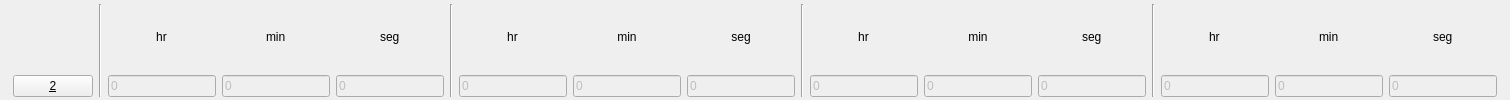
            <widget class="QGroupBox" name="groupbox2">
             <property name="styleSheet">
              <string notr="true">QGroupBox {
  border: 2px solid;
  border-color: rgba(255, 255, 255, 0);
}</string>
             </property>
             <property name="title">
              <string/>
             </property>
             <layout class="QHBoxLayout" name="horizontalLayout_104">
              <property name="topMargin">
               <number>2</number>
              </property>
              <property name="bottomMargin">
               <number>1</number>
              </property>
              <item>
               <layout class="QHBoxLayout" name="horizontalLayout_105">
                <item alignment="Qt::AlignBottom">
                 <widget class="QPushButton" name="valve2">
                  <property name="sizePolicy">
                   <sizepolicy hsizetype="Expanding" vsizetype="Fixed">
                    <horstretch>0</horstretch>
                    <verstretch>0</verstretch>
                   </sizepolicy>
                  </property>
                  <property name="text">
                   <string>&amp;2</string>
                  </property>
                  <property name="checkable">
                   <bool>true</bool>
                  </property>
                 </widget>
                </item>
                <item>
                 <widget class="Line" name="line_79">
                  <property name="orientation">
                   <enum>Qt::Vertical</enum>
                  </property>
                 </widget>
                </item>
                <item>
                 <layout class="QVBoxLayout" name="verticalLayout_251">
                  <item alignment="Qt::AlignHCenter">
                   <widget class="QLabel" name="label_255">
                    <property name="sizePolicy">
                     <sizepolicy hsizetype="Fixed" vsizetype="Preferred">
                      <horstretch>0</horstretch>
                      <verstretch>0</verstretch>
                     </sizepolicy>
                    </property>
                    <property name="text">
                     <string>hr</string>
                    </property>
                    <property name="alignment">
                     <set>Qt::AlignCenter</set>
                    </property>
                   </widget>
                  </item>
                  <item>
                   <widget class="QLineEdit" name="edit2_delayh">
                    <property name="enabled">
                     <bool>false</bool>
                    </property>
                    <property name="sizePolicy">
                     <sizepolicy hsizetype="Expanding" vsizetype="Fixed">
                      <horstretch>0</horstretch>
                      <verstretch>0</verstretch>
                     </sizepolicy>
                    </property>
                    <property name="styleSheet">
                     <string notr="true"/>
                    </property>
                    <property name="text">
                     <string>0</string>
                    </property>
                    <property name="placeholderText">
                     <string/>
                    </property>
                   </widget>
                  </item>
                 </layout>
                </item>
                <item>
                 <layout class="QVBoxLayout" name="verticalLayout_252">
                  <item alignment="Qt::AlignHCenter">
                   <widget class="QLabel" name="label_256">
                    <property name="sizePolicy">
                     <sizepolicy hsizetype="Fixed" vsizetype="Preferred">
                      <horstretch>0</horstretch>
                      <verstretch>0</verstretch>
                     </sizepolicy>
                    </property>
                    <property name="text">
                     <string>min</string>
                    </property>
                   </widget>
                  </item>
                  <item>
                   <widget class="QLineEdit" name="edit2_delaym">
                    <property name="enabled">
                     <bool>false</bool>
                    </property>
                    <property name="text">
                     <string>0</string>
                    </property>
                   </widget>
                  </item>
                 </layout>
                </item>
                <item>
                 <layout class="QVBoxLayout" name="verticalLayout_253">
                  <item alignment="Qt::AlignHCenter">
                   <widget class="QLabel" name="label_257">
                    <property name="sizePolicy">
                     <sizepolicy hsizetype="Preferred" vsizetype="Preferred">
                      <horstretch>0</horstretch>
                      <verstretch>0</verstretch>
                     </sizepolicy>
                    </property>
                    <property name="text">
                     <string>seg</string>
                    </property>
                   </widget>
                  </item>
                  <item>
                   <widget class="QLineEdit" name="edit2_delays">
                    <property name="enabled">
                     <bool>false</bool>
                    </property>
                    <property name="text">
                     <string>0</string>
                    </property>
                   </widget>
                  </item>
                 </layout>
                </item>
               </layout>
              </item>
              <item>
               <widget class="Line" name="line_80">
                <property name="orientation">
                 <enum>Qt::Vertical</enum>
                </property>
               </widget>
              </item>
              <item>
               <layout class="QHBoxLayout" name="horizontalLayout_106">
                <item>
                 <layout class="QVBoxLayout" name="verticalLayout_254">
                  <item alignment="Qt::AlignHCenter">
                   <widget class="QLabel" name="label_258">
                    <property name="sizePolicy">
                     <sizepolicy hsizetype="Fixed" vsizetype="Preferred">
                      <horstretch>0</horstretch>
                      <verstretch>0</verstretch>
                     </sizepolicy>
                    </property>
                    <property name="text">
                     <string>hr</string>
                    </property>
                    <property name="alignment">
                     <set>Qt::AlignCenter</set>
                    </property>
                   </widget>
                  </item>
                  <item>
                   <widget class="QLineEdit" name="edit2_onh">
                    <property name="enabled">
                     <bool>false</bool>
                    </property>
                    <property name="sizePolicy">
                     <sizepolicy hsizetype="Expanding" vsizetype="Fixed">
                      <horstretch>0</horstretch>
                      <verstretch>0</verstretch>
                     </sizepolicy>
                    </property>
                    <property name="styleSheet">
                     <string notr="true"/>
                    </property>
                    <property name="text">
                     <string>0</string>
                    </property>
                    <property name="placeholderText">
                     <string/>
                    </property>
                   </widget>
                  </item>
                 </layout>
                </item>
                <item>
                 <layout class="QVBoxLayout" name="verticalLayout_255">
                  <item alignment="Qt::AlignHCenter">
                   <widget class="QLabel" name="label_259">
                    <property name="sizePolicy">
                     <sizepolicy hsizetype="Fixed" vsizetype="Preferred">
                      <horstretch>0</horstretch>
                      <verstretch>0</verstretch>
                     </sizepolicy>
                    </property>
                    <property name="text">
                     <string>min</string>
                    </property>
                    <property name="alignment">
                     <set>Qt::AlignCenter</set>
                    </property>
                   </widget>
                  </item>
                  <item>
                   <widget class="QLineEdit" name="edit2_onm">
                    <property name="enabled">
                     <bool>false</bool>
                    </property>
                    <property name="sizePolicy">
                     <sizepolicy hsizetype="Expanding" vsizetype="Fixed">
                      <horstretch>0</horstretch>
                      <verstretch>0</verstretch>
                     </sizepolicy>
                    </property>
                    <property name="styleSheet">
                     <string notr="true"/>
                    </property>
                    <property name="text">
                     <string>0</string>
                    </property>
                    <property name="placeholderText">
                     <string/>
                    </property>
                   </widget>
                  </item>
                 </layout>
                </item>
                <item>
                 <layout class="QVBoxLayout" name="verticalLayout_256">
                  <item alignment="Qt::AlignHCenter">
                   <widget class="QLabel" name="label_260">
                    <property name="sizePolicy">
                     <sizepolicy hsizetype="Fixed" vsizetype="Preferred">
                      <horstretch>0</horstretch>
                      <verstretch>0</verstretch>
                     </sizepolicy>
                    </property>
                    <property name="text">
                     <string>seg</string>
                    </property>
                    <property name="alignment">
                     <set>Qt::AlignCenter</set>
                    </property>
                   </widget>
                  </item>
                  <item>
                   <widget class="QLineEdit" name="edit2_ons">
                    <property name="enabled">
                     <bool>false</bool>
                    </property>
                    <property name="sizePolicy">
                     <sizepolicy hsizetype="Expanding" vsizetype="Fixed">
                      <horstretch>0</horstretch>
                      <verstretch>0</verstretch>
                     </sizepolicy>
                    </property>
                    <property name="styleSheet">
                     <string notr="true"/>
                    </property>
                    <property name="text">
                     <string>0</string>
                    </property>
                    <property name="placeholderText">
                     <string/>
                    </property>
                   </widget>
                  </item>
                 </layout>
                </item>
               </layout>
              </item>
              <item>
               <widget class="Line" name="line_81">
                <property name="orientation">
                 <enum>Qt::Vertical</enum>
                </property>
               </widget>
              </item>
              <item>
               <layout class="QHBoxLayout" name="horizontalLayout_107">
                <item>
                 <layout class="QVBoxLayout" name="verticalLayout_257">
                  <item alignment="Qt::AlignHCenter">
                   <widget class="QLabel" name="label_261">
                    <property name="sizePolicy">
                     <sizepolicy hsizetype="Fixed" vsizetype="Preferred">
                      <horstretch>0</horstretch>
                      <verstretch>0</verstretch>
                     </sizepolicy>
                    </property>
                    <property name="text">
                     <string>hr</string>
                    </property>
                    <property name="alignment">
                     <set>Qt::AlignCenter</set>
                    </property>
                   </widget>
                  </item>
                  <item>
                   <widget class="QLineEdit" name="edit2_offh">
                    <property name="enabled">
                     <bool>false</bool>
                    </property>
                    <property name="sizePolicy">
                     <sizepolicy hsizetype="Expanding" vsizetype="Fixed">
                      <horstretch>0</horstretch>
                      <verstretch>0</verstretch>
                     </sizepolicy>
                    </property>
                    <property name="styleSheet">
                     <string notr="true"/>
                    </property>
                    <property name="text">
                     <string>0</string>
                    </property>
                    <property name="placeholderText">
                     <string/>
                    </property>
                   </widget>
                  </item>
                 </layout>
                </item>
                <item>
                 <layout class="QVBoxLayout" name="verticalLayout_258">
                  <item alignment="Qt::AlignHCenter">
                   <widget class="QLabel" name="label_262">
                    <property name="sizePolicy">
                     <sizepolicy hsizetype="Fixed" vsizetype="Preferred">
                      <horstretch>0</horstretch>
                      <verstretch>0</verstretch>
                     </sizepolicy>
                    </property>
                    <property name="text">
                     <string>min</string>
                    </property>
                    <property name="alignment">
                     <set>Qt::AlignCenter</set>
                    </property>
                   </widget>
                  </item>
                  <item>
                   <widget class="QLineEdit" name="edit2_offm">
                    <property name="enabled">
                     <bool>false</bool>
                    </property>
                    <property name="sizePolicy">
                     <sizepolicy hsizetype="Expanding" vsizetype="Fixed">
                      <horstretch>0</horstretch>
                      <verstretch>0</verstretch>
                     </sizepolicy>
                    </property>
                    <property name="styleSheet">
                     <string notr="true"/>
                    </property>
                    <property name="text">
                     <string>0</string>
                    </property>
                    <property name="placeholderText">
                     <string/>
                    </property>
                   </widget>
                  </item>
                 </layout>
                </item>
                <item>
                 <layout class="QVBoxLayout" name="verticalLayout_259">
                  <item alignment="Qt::AlignHCenter">
                   <widget class="QLabel" name="label_263">
                    <property name="sizePolicy">
                     <sizepolicy hsizetype="Fixed" vsizetype="Preferred">
                      <horstretch>0</horstretch>
                      <verstretch>0</verstretch>
                     </sizepolicy>
                    </property>
                    <property name="text">
                     <string>seg</string>
                    </property>
                   </widget>
                  </item>
                  <item>
                   <widget class="QLineEdit" name="edit2_offs">
                    <property name="enabled">
                     <bool>false</bool>
                    </property>
                    <property name="sizePolicy">
                     <sizepolicy hsizetype="Expanding" vsizetype="Fixed">
                      <horstretch>0</horstretch>
                      <verstretch>0</verstretch>
                     </sizepolicy>
                    </property>
                    <property name="styleSheet">
                     <string notr="true"/>
                    </property>
                    <property name="text">
                     <string>0</string>
                    </property>
                    <property name="placeholderText">
                     <string/>
                    </property>
                   </widget>
                  </item>
                 </layout>
                </item>
               </layout>
              </item>
              <item>
               <widget class="Line" name="line_82">
                <property name="orientation">
                 <enum>Qt::Vertical</enum>
                </property>
               </widget>
              </item>
              <item>
               <layout class="QHBoxLayout" name="horizontalLayout_108">
                <item>
                 <layout class="QVBoxLayout" name="verticalLayout_260">
                  <item alignment="Qt::AlignHCenter">
                   <widget class="QLabel" name="label_264">
                    <property name="sizePolicy">
                     <sizepolicy hsizetype="Fixed" vsizetype="Preferred">
                      <horstretch>0</horstretch>
                      <verstretch>0</verstretch>
                     </sizepolicy>
                    </property>
                    <property name="text">
                     <string>hr</string>
                    </property>
                   </widget>
                  </item>
                  <item>
                   <widget class="QLineEdit" name="edit2_totalh">
                    <property name="enabled">
                     <bool>false</bool>
                    </property>
                    <property name="sizePolicy">
                     <sizepolicy hsizetype="Expanding" vsizetype="Fixed">
                      <horstretch>0</horstretch>
                      <verstretch>0</verstretch>
                     </sizepolicy>
                    </property>
                    <property name="styleSheet">
                     <string notr="true"/>
                    </property>
                    <property name="text">
                     <string>0</string>
                    </property>
                    <property name="placeholderText">
                     <string/>
                    </property>
                   </widget>
                  </item>
                 </layout>
                </item>
                <item>
                 <layout class="QVBoxLayout" name="verticalLayout_261">
                  <item alignment="Qt::AlignHCenter">
                   <widget class="QLabel" name="label_265">
                    <property name="sizePolicy">
                     <sizepolicy hsizetype="Fixed" vsizetype="Preferred">
                      <horstretch>0</horstretch>
                      <verstretch>0</verstretch>
                     </sizepolicy>
                    </property>
                    <property name="text">
                     <string>min</string>
                    </property>
                   </widget>
                  </item>
                  <item>
                   <widget class="QLineEdit" name="edit2_totalm">
                    <property name="enabled">
                     <bool>false</bool>
                    </property>
                    <property name="sizePolicy">
                     <sizepolicy hsizetype="Expanding" vsizetype="Fixed">
                      <horstretch>0</horstretch>
                      <verstretch>0</verstretch>
                     </sizepolicy>
                    </property>
                    <property name="styleSheet">
                     <string notr="true"/>
                    </property>
                    <property name="text">
                     <string>0</string>
                    </property>
                    <property name="placeholderText">
                     <string/>
                    </property>
                   </widget>
                  </item>
                 </layout>
                </item>
                <item>
                 <layout class="QVBoxLayout" name="verticalLayout_262">
                  <item alignment="Qt::AlignHCenter">
                   <widget class="QLabel" name="label_266">
                    <property name="sizePolicy">
                     <sizepolicy hsizetype="Fixed" vsizetype="Preferred">
                      <horstretch>0</horstretch>
                      <verstretch>0</verstretch>
                     </sizepolicy>
                    </property>
                    <property name="text">
                     <string>seg</string>
                    </property>
                   </widget>
                  </item>
                  <item>
                   <widget class="QLineEdit" name="edit2_totals">
                    <property name="enabled">
                     <bool>false</bool>
                    </property>
                    <property name="sizePolicy">
                     <sizepolicy hsizetype="Expanding" vsizetype="Fixed">
                      <horstretch>0</horstretch>
                      <verstretch>0</verstretch>
                     </sizepolicy>
                    </property>
                    <property name="styleSheet">
                     <string notr="true"/>
                    </property>
                    <property name="text">
                     <string>0</string>
                    </property>
                    <property name="placeholderText">
                     <string/>
                    </property>
                   </widget>
                  </item>
                 </layout>
                </item>
               </layout>
              </item>
             </layout>
            </widget>
